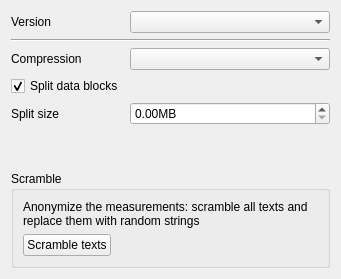
               <widget class="QWidget" name="MDF_2">
                <layout class="QGridLayout" name="gridLayout_25" columnstretch="0,0">
                 <item row="1" column="0" colspan="2">
                  <widget class="Line" name="line_17">
                   <property name="orientation">
                    <enum>Qt::Horizontal</enum>
                   </property>
                  </widget>
                 </item>
                 <item row="4" column="0">
                  <widget class="QLabel" name="label_38">
                   <property name="text">
                    <string>Split size </string>
                   </property>
                  </widget>
                 </item>
                 <item row="2" column="1">
                  <widget class="QComboBox" name="mdf_compression"/>
                 </item>
                 <item row="3" column="0">
                  <widget class="QCheckBox" name="mdf_split">
                   <property name="text">
                    <string>Split data blocks</string>
                   </property>
                   <property name="checked">
                    <bool>true</bool>
                   </property>
                  </widget>
                 </item>
                 <item row="2" column="0">
                  <widget class="QLabel" name="label_39">
                   <property name="text">
                    <string>Compression</string>
                   </property>
                  </widget>
                 </item>
                 <item row="0" column="1">
                  <widget class="QComboBox" name="mdf_version">
                   <property name="minimumSize">
                    <size>
                     <width>200</width>
                     <height>0</height>
                    </size>
                   </property>
                  </widget>
                 </item>
                 <item row="4" column="1">
                  <widget class="QDoubleSpinBox" name="mdf_split_size">
                   <property name="suffix">
                    <string>MB</string>
                   </property>
                   <property name="maximum">
                    <double>4.000000000000000</double>
                   </property>
                  </widget>
                 </item>
                 <item row="0" column="0">
                  <widget class="QLabel" name="label_40">
                   <property name="text">
                    <string>Version</string>
                   </property>
                  </widget>
                 </item>
                 <item row="6" column="0" colspan="2">
                  <widget class="QGroupBox" name="groupBox_12">
                   <property name="title">
                    <string>Scramble</string>
                   </property>
                   <layout class="QGridLayout" name="gridLayout_26">
                    <item row="1" column="0">
                     <widget class="QPushButton" name="scramble_btn">
                      <property name="text">
                       <string>Scramble texts</string>
                      </property>
                      <property name="icon">
                       <iconset resource="resource.qrc">
                        <normaloff>:/scramble.png</normaloff>:/scramble.png</iconset>
                      </property>
                     </widget>
                    </item>
                    <item row="1" column="1">
                     <spacer name="horizontalSpacer_24">
                      <property name="orientation">
                       <enum>Qt::Horizontal</enum>
                      </property>
                      <property name="sizeHint" stdset="0">
                       <size>
                        <width>40</width>
                        <height>20</height>
                       </size>
                      </property>
                     </spacer>
                    </item>
                    <item row="0" column="0" colspan="2">
                     <widget class="QLabel" name="label_64">
                      <property name="text">
                       <string>Anonymize the measurements: scramble all texts and replace them with random strings</string>
                      </property>
                      <property name="wordWrap">
                       <bool>true</bool>
                      </property>
                     </widget>
                    </item>
                   </layout>
                  </widget>
                 </item>
                 <item row="5" column="1">
                  <spacer name="verticalSpacer_11">
                   <property name="orientation">
                    <enum>Qt::Vertical</enum>
                   </property>
                   <property name="sizeHint" stdset="0">
                    <size>
                     <width>20</width>
                     <height>40</height>
                    </size>
                   </property>
                  </spacer>
                 </item>
                </layout>
               </widget>
